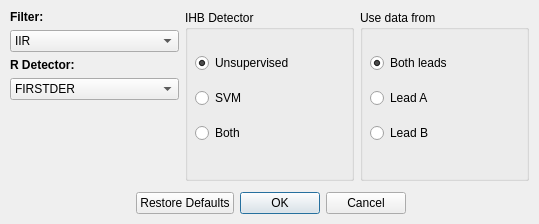
<?xml version="1.0" encoding="UTF-8"?>
<ui version="4.0">
 <class>OptionsDialog</class>
 <widget class="QDialog" name="OptionsDialog">
  <property name="geometry">
   <rect>
    <x>0</x>
    <y>0</y>
    <width>539</width>
    <height>224</height>
   </rect>
  </property>
  <property name="windowTitle">
   <string>Dialog</string>
  </property>
  <widget class="QWidget" name="gridLayoutWidget">
   <property name="geometry">
    <rect>
     <x>10</x>
     <y>10</y>
     <width>519</width>
     <height>171</height>
    </rect>
   </property>
   <layout class="QGridLayout" name="gridLayout">
    <item row="4" column="0">
     <spacer name="verticalSpacer">
      <property name="orientation">
       <enum>Qt::Vertical</enum>
      </property>
      <property name="sizeHint" stdset="0">
       <size>
        <width>20</width>
        <height>40</height>
       </size>
      </property>
     </spacer>
    </item>
    <item row="0" column="1" rowspan="5">
     <layout class="QVBoxLayout" name="verticalLayout">
      <item>
       <widget class="QGroupBox" name="gbihb">
        <property name="title">
         <string>IHB Detector</string>
        </property>
        <property name="flat">
         <bool>true</bool>
        </property>
        <property name="checkable">
         <bool>false</bool>
        </property>
        <widget class="QWidget" name="layoutWidget">
         <property name="geometry">
          <rect>
           <x>10</x>
           <y>34</y>
           <width>131</width>
           <height>111</height>
          </rect>
         </property>
         <layout class="QVBoxLayout" name="verticalLayout_2">
          <item>
           <widget class="QRadioButton" name="rbunsu">
            <property name="text">
             <string>Unsupervised</string>
            </property>
            <property name="checked">
             <bool>true</bool>
            </property>
           </widget>
          </item>
          <item>
           <widget class="QRadioButton" name="rbsvm">
            <property name="text">
             <string>SVM</string>
            </property>
           </widget>
          </item>
          <item>
           <widget class="QRadioButton" name="rbboth">
            <property name="text">
             <string>Both</string>
            </property>
            <property name="checked">
             <bool>false</bool>
            </property>
           </widget>
          </item>
         </layout>
        </widget>
       </widget>
      </item>
     </layout>
    </item>
    <item row="0" column="2" rowspan="5">
     <layout class="QHBoxLayout" name="horizontalLayout">
      <item>
       <widget class="QGroupBox" name="gbdata">
        <property name="title">
         <string>Use data from</string>
        </property>
        <widget class="QWidget" name="layoutWidget_2">
         <property name="geometry">
          <rect>
           <x>10</x>
           <y>34</y>
           <width>121</width>
           <height>111</height>
          </rect>
         </property>
         <layout class="QVBoxLayout" name="verticalLayout_3">
          <item>
           <widget class="QRadioButton" name="rbbleads">
            <property name="text">
             <string>Both leads</string>
            </property>
            <property name="checked">
             <bool>true</bool>
            </property>
           </widget>
          </item>
          <item>
           <widget class="QRadioButton" name="rbleada">
            <property name="text">
             <string>Lead A</string>
            </property>
           </widget>
          </item>
          <item>
           <widget class="QRadioButton" name="rbleadb">
            <property name="text">
             <string>Lead B</string>
            </property>
           </widget>
          </item>
         </layout>
        </widget>
       </widget>
      </item>
     </layout>
    </item>
    <item row="2" column="0">
     <widget class="QLabel" name="label_2">
      <property name="font">
       <font>
        <weight>75</weight>
        <bold>true</bold>
       </font>
      </property>
      <property name="text">
       <string>R Detector:</string>
      </property>
     </widget>
    </item>
    <item row="0" column="0">
     <widget class="QLabel" name="label">
      <property name="font">
       <font>
        <weight>75</weight>
        <bold>true</bold>
       </font>
      </property>
      <property name="text">
       <string>Filter:</string>
      </property>
     </widget>
    </item>
    <item row="3" column="0">
     <widget class="QComboBox" name="cbrdet">
      <item>
       <property name="text">
        <string>FIRSTDER</string>
       </property>
      </item>
      <item>
       <property name="text">
        <string>PARABOLIC</string>
       </property>
      </item>
     </widget>
    </item>
    <item row="1" column="0">
     <widget class="QComboBox" name="cbfilter">
      <item>
       <property name="text">
        <string>IIR</string>
       </property>
      </item>
      <item>
       <property name="text">
        <string>FIR</string>
       </property>
      </item>
     </widget>
    </item>
   </layout>
  </widget>
  <widget class="QDialogButtonBox" name="buttonBox">
   <property name="geometry">
    <rect>
     <x>120</x>
     <y>190</y>
     <width>301</width>
     <height>27</height>
    </rect>
   </property>
   <property name="standardButtons">
    <set>QDialogButtonBox::Cancel|QDialogButtonBox::Ok|QDialogButtonBox::RestoreDefaults</set>
   </property>
   <property name="centerButtons">
    <bool>true</bool>
   </property>
  </widget>
 </widget>
 <resources/>
 <connections>
  <connection>
   <sender>buttonBox</sender>
   <signal>accepted()</signal>
   <receiver>OptionsDialog</receiver>
   <slot>accept()</slot>
   <hints>
    <hint type="sourcelabel">
     <x>270</x>
     <y>203</y>
    </hint>
    <hint type="destinationlabel">
     <x>269</x>
     <y>111</y>
    </hint>
   </hints>
  </connection>
  <connection>
   <sender>buttonBox</sender>
   <signal>rejected()</signal>
   <receiver>OptionsDialog</receiver>
   <slot>reject()</slot>
   <hints>
    <hint type="sourcelabel">
     <x>270</x>
     <y>203</y>
    </hint>
    <hint type="destinationlabel">
     <x>269</x>
     <y>111</y>
    </hint>
   </hints>
  </connection>
 </connections>
</ui>
